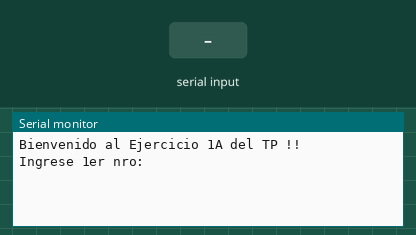
This sketch was run on a simulated Arduino Uno, built with avr-gcc and run on an emulated ATmega328P. On the bench: the last lines printed to the serial monitor. Inputs (shaded band) come from the test bench.

Above: at 1.2 s.
1.3 s: "90,45\n" received over Serial
At 2.63 s:
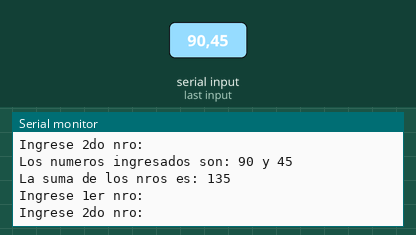
2.8 s: "30,150\n" received over Serial
At 4.3 s:
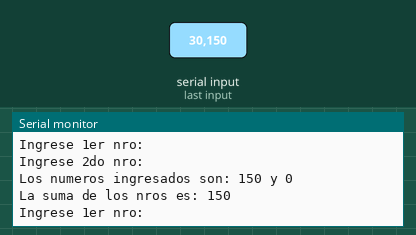

The sketch:

Ejercicio1_1.ino
```cpp
int num1,num2; // Declaro variables

void setup() {
Serial.begin(9600); // Establezco velocidad de puerto serie en bps
Serial.println("Bienvenido al Ejercicio 1A del TP !! ");
Serial.println();
}
void loop() {

Serial.println("Ingrese 1er nro:");
while (!Serial.available() > 0); // Verifico disponibilidad
num1 = Serial.parseInt(); // Asigno numero entero a variable

Serial.println("Ingrese 2do nro:");
while (!Serial.available() > 0); // Verifico disponibilidad
num2 = Serial.parseInt(); // Asigno numero entero a variable

// ----- Bloque de informacion de datos:
Serial.print("Los numeros ingresados son: ");
Serial.print(num1);
Serial.print(" y ");
Serial.println(num2);
Serial.print("La suma de los nros es: ");
Serial.println(num1+num2);
// ------
}
```

Measured:
- after the input at 1.3 s, the serial monitor: prints a new line at once (image 1)
- after the input at 2.8 s, the serial monitor: prints a new line at once (image 2)
